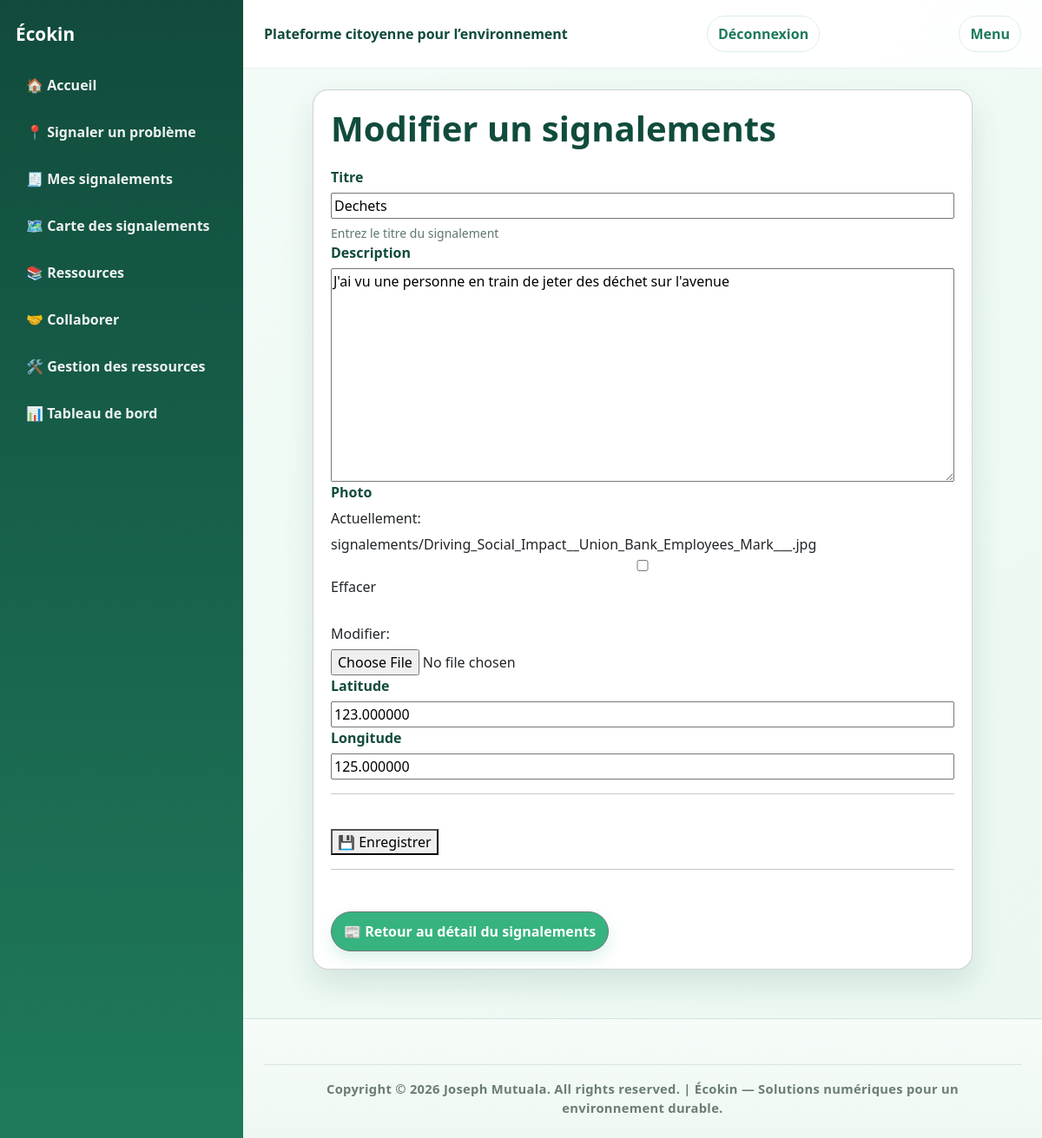
The page /signalements/8/modifier/ (signed in) on the database its author committed.
### signalements/models.py (models this page shows, shortened)
class Signalements(models.Model):
    STATUT_CHOICES = [
        ('en_attente', 'En attente'),
        ('en_cours', 'En cours'),
        ('resolu', 'Résolu'),
        ('rejete', 'Rejeté'),
    ]
    titre = models.CharField(max_length=200, help_text="Entrez le titre du signalement")
    description = models.TextField()
    photo = models.ImageField(upload_to = 'signalements/', blank=True, null=True)
    latitude = models.DecimalField(max_digits= 9, decimal_places= 6)
    longitude = models.DecimalField(max_digits= 9, decimal_places= 6)
    statut = models.CharField(max_length=20, choices=STATUT_CHOICES, default='en_attente')
    date_creation = models.DateField(auto_now_add= True)
    utilisateur = models.ForeignKey(settings.AUTH_USER_MODEL, on_delete=models.CASCADE, related_name = 'signalements')

### signalements/views.py (the view)
# urls.py: path('<int:pk>/modifier/', views.modifier_signalements, name='modifier_signalements'),
def modifier_signalements(request, pk):
    signalements = get_object_or_404(Signalements, pk=pk)
    if  not request.user.peut_etre_modifier(signalements):
        return redirect('liste')
    if request.method == "POST":
        form = SignalementsForm(request.POST, request.FILES, instance=signalements)
        if form.is_valid():
            form.save()
            Notifications.objects.create(utilisateur=signalements.utilisateur, message=f"Votre'{signalements.titre}' a tété traité. ")
            return redirect("detail_signalements", pk=signalements.pk)
    else:
        form = SignalementsForm(instance=signalements)
    return render(request, "signalements/modifier_signalements.html", {"form":form, "signalements": signalements})

### signalements/forms.py
class SignalementsForm(forms.ModelForm):
    class Meta:
        model =  Signalements
        fields = [
            'titre',
            'description',
            'photo',
            'latitude',
            'longitude',
        ]

### accounts/models.py (called while the page is built)
    def peut_etre_modifier(self,signalements):
        return (
            self == signalements.utilisateur or self.est_autorite()
        )

### templates/signalements/modifier_signalements.html (shortened to what this page needs)
{% extends 'base.html'%}
{% block content %}
<div class="card" style="max-width: 760px; margin: 0 auto;">
    <h1 style="font-weight: 700; color: var(--green-900); margin-bottom: 20px;">Modifier un signalements </h1>
    <form method="POST" enctype="multipart/form-data">
        {% for field in form %}
               <div style="display:flex; flex-direction:column; gap:6px;">
                <label for="{{ field.id_for_label }}" style="font-weight:700; color:var(--green-900);">{{ field.label }}</label>
                {{ field }}
                {% if field.help_text %}
                    <small style="color:var(--muted);">{{ field.help_text }}</small>
                {% endif %}
            </div>
        {% endfor %}
        <hr>
        <br>
        <button type="submit">
           💾 Enregistrer
        </button>
        <hr>
        <br>
        <a href="{% url 'detail_signalements' signalements.pk %}" class="btn btn-secondary">📰 Retour au détail du signalements</a>
    </form>
</div>
{% endblock %}

### templates/base.html (style rules this page uses)
:root { --green-900: #114b3d; --green-700: #1f7a5b; --green-500: #36b37e; --green-100: #eaf8f1; --text: #163126; --muted: #5f786d; --card: #ffffff; --shadow: 0 16px 35px rgba(17, 75, 61, 0.12); }
* { box-sizing: border-box; }
body { margin: 0; font-family: "Segoe UI", Arial, sans-serif; color: var(--text); background: linear-gradient(135deg, #f4fcf8 0%, #eaf8f1 100%); }
a { text-decoration: none; color: inherit; }
.card { background: var(--card); border-radius: 18px; padding: 20px; box-shadow: var(--shadow); }
.btn { display: inline-block; padding: 10px 14px; border-radius: 999px; background: var(--green-500); color: white; font-weight: 700; margin-right: 8px; margin-top: 8px; transition: all 0.2s ease; box-shadow: 0 8px 18px rgba(54, 179, 126, 0.18); }

### rows shown on the page
Signalements: form "Dechets" "J'ai vu une personne en train de jeter des déchet sur l'avenue" "123.000000" "125.000000"

### other values the page prints
{{ field.label }} "Titre" "Description" "Photo" "Latitude" "Longitude"
{{ field.help_text }} "Entrez le titre du signalement"
